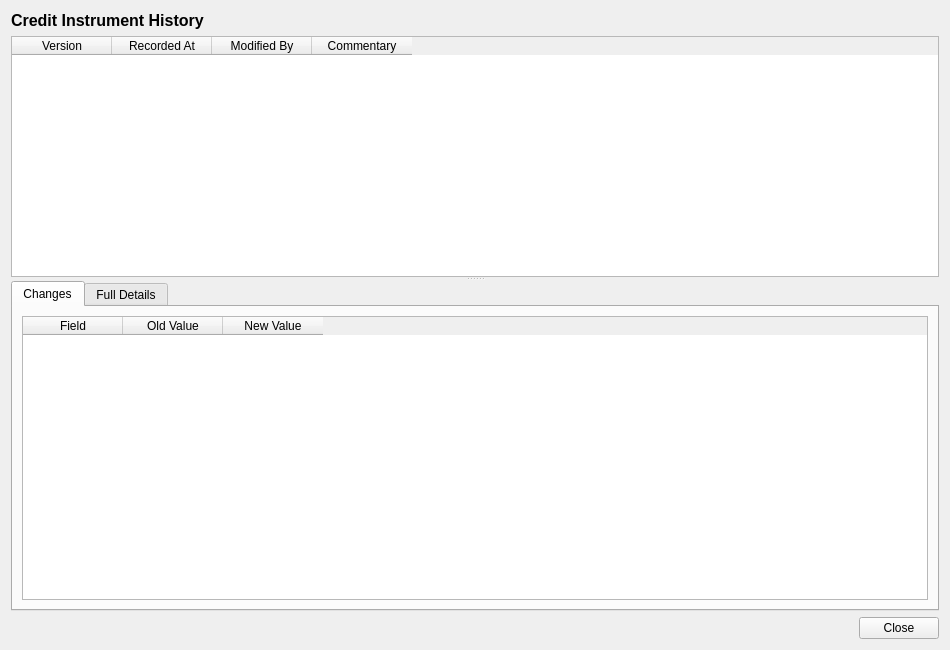
<?xml version="1.0" encoding="UTF-8"?>
<ui version="4.0">
 <class>CreditInstrumentHistoryDialog</class>
 <widget class="QWidget" name="CreditInstrumentHistoryDialog">
  <property name="geometry">
   <rect>
    <x>0</x>
    <y>0</y>
    <width>950</width>
    <height>650</height>
   </rect>
  </property>
  <property name="windowTitle">
   <string>Credit Instrument History</string>
  </property>
  <layout class="QVBoxLayout" name="verticalLayout">
   <item>
    <widget class="QLabel" name="titleLabel">
     <property name="font">
      <font>
       <pointsize>12</pointsize>
       <bold>true</bold>
      </font>
     </property>
     <property name="text">
      <string>Credit Instrument History</string>
     </property>
    </widget>
   </item>
   <item>
    <widget class="QSplitter" name="splitter">
     <property name="orientation">
      <enum>Qt::Vertical</enum>
     </property>
     <widget class="QTableWidget" name="versionListWidget">
      <property name="minimumHeight"><number>150</number></property>
      <property name="maximumHeight"><number>250</number></property>
      <property name="alternatingRowColors"><bool>true</bool></property>
      <property name="editTriggers">
       <set>QAbstractItemView::NoEditTriggers</set>
      </property>
      <property name="selectionMode">
       <enum>QAbstractItemView::SingleSelection</enum>
      </property>
      <property name="selectionBehavior">
       <enum>QAbstractItemView::SelectRows</enum>
      </property>
      <column><property name="text"><string>Version</string></property></column>
      <column><property name="text"><string>Recorded At</string></property></column>
      <column><property name="text"><string>Modified By</string></property></column>
      <column><property name="text"><string>Commentary</string></property></column>
     </widget>
     <widget class="QWidget" name="detailWidget">
      <layout class="QVBoxLayout" name="detailLayout">
       <property name="leftMargin"><number>0</number></property>
       <property name="topMargin"><number>0</number></property>
       <property name="rightMargin"><number>0</number></property>
       <property name="bottomMargin"><number>0</number></property>
       <item>
        <widget class="QTabWidget" name="tabWidget">
         <property name="currentIndex"><number>0</number></property>
         <widget class="QWidget" name="changesTab">
          <attribute name="title"><string>Changes</string></attribute>
          <layout class="QVBoxLayout" name="changesTabLayout">
           <item>
            <widget class="QTableWidget" name="changesTableWidget">
             <property name="editTriggers">
              <set>QAbstractItemView::NoEditTriggers</set>
             </property>
             <property name="alternatingRowColors"><bool>true</bool></property>
             <property name="selectionMode">
              <enum>QAbstractItemView::SingleSelection</enum>
             </property>
             <property name="selectionBehavior">
              <enum>QAbstractItemView::SelectRows</enum>
             </property>
             <column><property name="text"><string>Field</string></property></column>
             <column><property name="text"><string>Old Value</string></property></column>
             <column><property name="text"><string>New Value</string></property></column>
            </widget>
           </item>
          </layout>
         </widget>
         <widget class="QWidget" name="fullDetailsTab">
          <attribute name="title"><string>Full Details</string></attribute>
          <layout class="QVBoxLayout" name="fullDetailsTabLayout">
           <item>
            <widget class="QScrollArea" name="scrollArea">
             <property name="widgetResizable"><bool>true</bool></property>
             <widget class="QWidget" name="scrollAreaWidgetContents">
              <property name="geometry">
               <rect><x>0</x><y>0</y><width>600</width><height>500</height></rect>
              </property>
              <layout class="QFormLayout" name="formLayout">
               <item row="0" column="0">
                <widget class="QLabel" name="tradeTypeCodeLabel">
                 <property name="text"><string>Trade Type:</string></property>
                </widget>
               </item>
               <item row="0" column="1">
                <widget class="QLabel" name="tradeTypeCodeValue">
                 <property name="text"><string/></property>
                </widget>
               </item>
               <item row="1" column="0">
                <widget class="QLabel" name="referenceEntityLabel">
                 <property name="text"><string>Reference Entity:</string></property>
                </widget>
               </item>
               <item row="1" column="1">
                <widget class="QLabel" name="referenceEntityValue">
                 <property name="text"><string/></property>
                </widget>
               </item>
               <item row="2" column="0">
                <widget class="QLabel" name="currencyLabel">
                 <property name="text"><string>Currency:</string></property>
                </widget>
               </item>
               <item row="2" column="1">
                <widget class="QLabel" name="currencyValue">
                 <property name="text"><string/></property>
                </widget>
               </item>
               <item row="3" column="0">
                <widget class="QLabel" name="notionalLabel">
                 <property name="text"><string>Notional:</string></property>
                </widget>
               </item>
               <item row="3" column="1">
                <widget class="QLabel" name="notionalValue">
                 <property name="text"><string/></property>
                </widget>
               </item>
               <item row="4" column="0">
                <widget class="QLabel" name="spreadLabel">
                 <property name="text"><string>Spread:</string></property>
                </widget>
               </item>
               <item row="4" column="1">
                <widget class="QLabel" name="spreadValue">
                 <property name="text"><string/></property>
                </widget>
               </item>
               <item row="5" column="0">
                <widget class="QLabel" name="tenorLabel">
                 <property name="text"><string>Tenor:</string></property>
                </widget>
               </item>
               <item row="5" column="1">
                <widget class="QLabel" name="tenorValue">
                 <property name="text"><string/></property>
                </widget>
               </item>
               <item row="6" column="0">
                <widget class="QLabel" name="versionNumberLabel">
                 <property name="text"><string>Version:</string></property>
                </widget>
               </item>
               <item row="6" column="1">
                <widget class="QLabel" name="versionNumberValue">
                 <property name="text"><string/></property>
                </widget>
               </item>
               <item row="7" column="0">
                <widget class="QLabel" name="modifiedByLabel">
                 <property name="text"><string>Modified By:</string></property>
                </widget>
               </item>
               <item row="7" column="1">
                <widget class="QLabel" name="modifiedByValue">
                 <property name="text"><string/></property>
                </widget>
               </item>
               <item row="8" column="0">
                <widget class="QLabel" name="recordedAtLabel">
                 <property name="text"><string>Recorded At:</string></property>
                </widget>
               </item>
               <item row="8" column="1">
                <widget class="QLabel" name="recordedAtValue">
                 <property name="text"><string/></property>
                </widget>
               </item>
               <item row="9" column="0">
                <widget class="QLabel" name="changeCommentaryLabel">
                 <property name="text"><string>Change Commentary:</string></property>
                </widget>
               </item>
               <item row="9" column="1">
                <widget class="QLabel" name="changeCommentaryValue">
                 <property name="text"><string/></property>
                 <property name="wordWrap"><bool>true</bool></property>
                </widget>
               </item>
              </layout>
             </widget>
            </widget>
           </item>
          </layout>
         </widget>
        </widget>
       </item>
      </layout>
     </widget>
    </widget>
   </item>
   <item>
    <layout class="QHBoxLayout" name="buttonLayout">
     <item>
      <spacer name="horizontalSpacer">
       <property name="orientation"><enum>Qt::Horizontal</enum></property>
       <property name="sizeHint" stdset="0">
        <size><width>40</width><height>20</height></size>
       </property>
      </spacer>
     </item>
     <item>
      <widget class="QPushButton" name="closeButton">
       <property name="text"><string>Close</string></property>
      </widget>
     </item>
    </layout>
   </item>
  </layout>
 </widget>
 <resources/>
 <connections/>
</ui>
